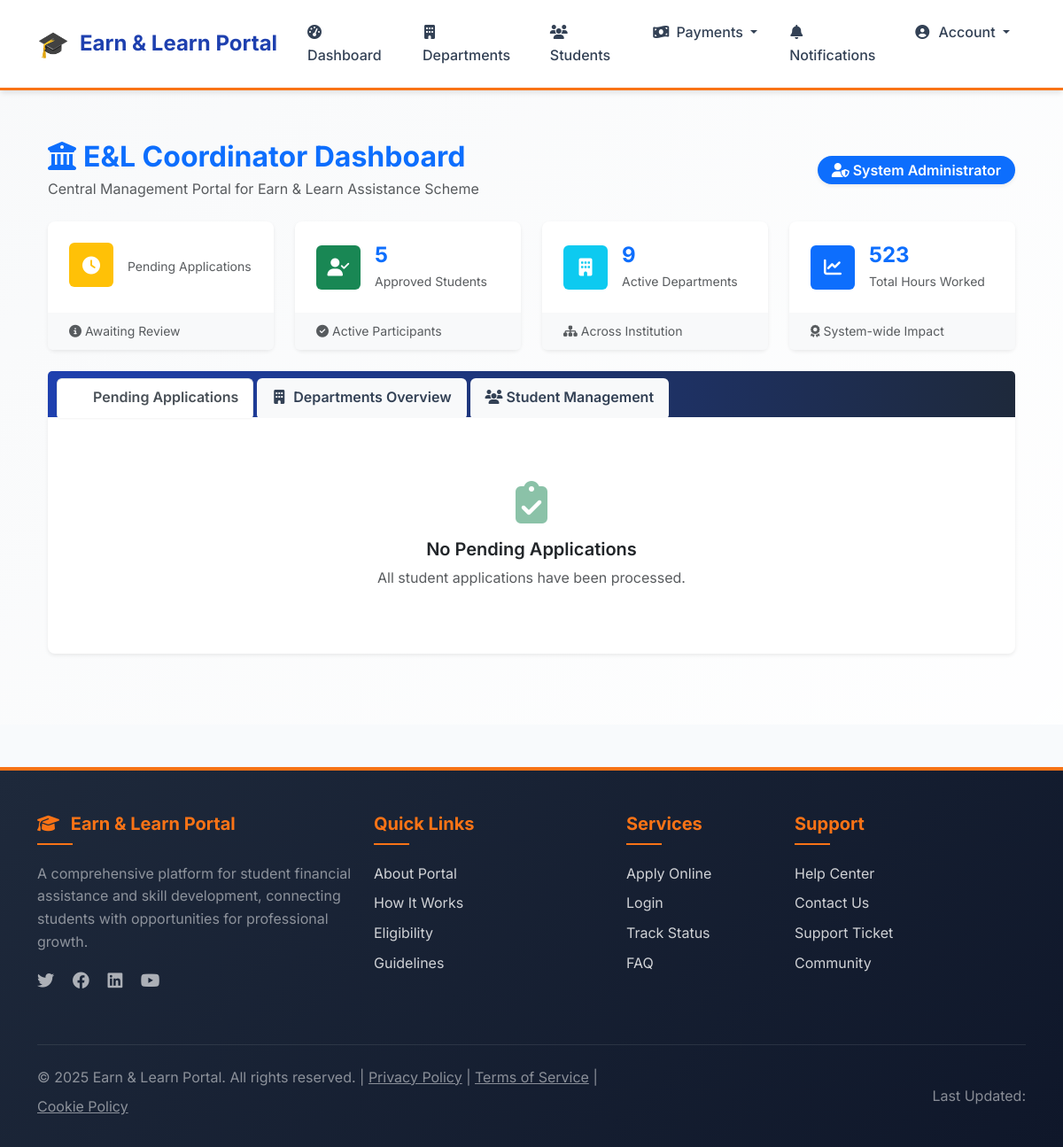
/scheme/el-coordinator-dashboard/ (signed in), run on an earlier commit of the app's database.
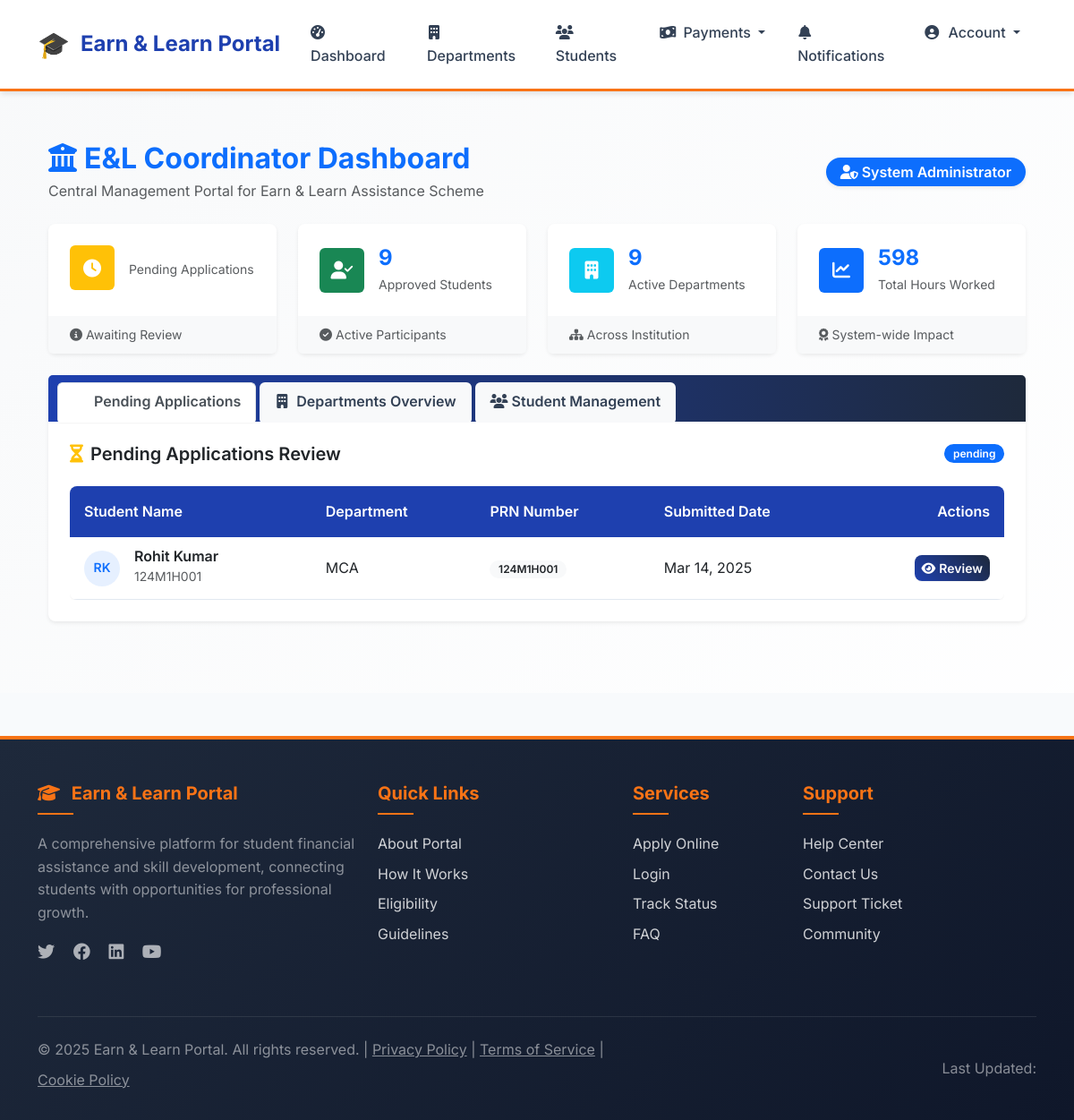
And on a later commit of the database.
### scheme/models.py (models this page shows, shortened)
class SchemeApplication(models.Model):
    CASTE_CATEGORIES = [
        ('General', 'General'),
        ('OBC', 'Other Backward Class (OBC)'),
        ('SC', 'Scheduled Caste (SC)'),
        ('ST', 'Scheduled Tribe (ST)'),
        ('NT', 'Nomadic Tribes (NT)'),
        ('VJNT', 'Vimukta Jati Nomadic Tribes (VJNT)'),
        ('EWS', 'Economically Weaker Section (EWS)'),
        ('SBC', 'Special Backward Class (SBC)'),
    ]
    student = models.ForeignKey(settings.AUTH_USER_MODEL, on_delete=models.CASCADE)
    first_name = models.CharField(max_length=100)
    middle_name = models.CharField(max_length=100, blank=True, null=True)
    last_name = models.CharField(max_length=100)
    address = models.TextField()
    state = models.CharField(max_length=100)
    dob = models.DateField()
    annual_income = models.DecimalField(max_digits=10, decimal_places=2)
    fathers_occupation = models.CharField(max_length=255)
    caste_category = models.CharField(max_length=20, choices=CASTE_CATEGORIES)
    COLLEGE_NAME = "Pimpri Chinchwad College of Engineering Nigdi, Pune"
    college_name = models.CharField(max_length=255, default=COLLEGE_NAME)
    department = models.CharField(max_length=100)
    prn_number = models.CharField(max_length=20, unique=True)
    photo = models.FileField(upload_to='scheme_documents/photos/', validators=[validate_image_file])
    application_form = models.FileField(upload_to='scheme_documents/forms/', validators=[validate_pdf_file])
    income_certificate = models.FileField(upload_to='scheme_documents/certificates/', validators=[validate_pdf_file])
    caste_certificate = models.FileField(upload_to='scheme_documents/certificates/', blank=True, null=True, validators=[validate_pdf_file])
    last_year_marksheet = models.FileField(upload_to='scheme_documents/marksheets/', validators=[validate_pdf_file])
    domicile_certificate = models.FileField(upload_to='scheme_documents/certificates/', validators=[validate_pdf_file])
    admission_receipt = models.FileField(upload_to='scheme_documents/receipts/', validators=[validate_pdf_file])
    aadhar_card = models.FileField(upload_to='scheme_documents/identity/', validators=[validate_pdf_file])
    bank_passbook = models.FileField(upload_to='scheme_documents/passbooks/', validators=[validate_pdf_file])
    caste_validity_certificate = models.FileField(upload_to='scheme_documents/certificates/', blank=True, null=True, validators=[validate_pdf_file])
    STATUS_CHOICES = [
        ("Pending", "Pending"),
        ("Approved", "Approved"),
        ("Rejected", "Rejected"),
        ("Correction Required", "Correction Required"),
        ("Completed", "Completed")
    ]
    status = models.CharField(max_length=20, choices=STATUS_CHOICES, default='Pending')
    comments = models.TextField(blank=True, null=True, help_text="General comments and field-specific feedback")

### users/models.py (models this page shows, shortened)
class User(AbstractUser):
    ROLE_CHOICES = [
        ('student', 'Student'),
        ('department_encharge', 'Department Encharge'),
        ('el_coordinator', 'E & L Coordinator'),
        ('admin', 'Admin'),
    ]
    role = models.CharField(max_length=20, choices=ROLE_CHOICES, default='student')
    is_registered = models.BooleanField(default=False)
    groups = models.ManyToManyField(Group, related_name="custom_user_groups", blank=True)
    user_permissions = models.ManyToManyField(Permission, related_name="custom_user_permissions", blank=True)

### users/decorators.py (the view)
        def wrapper(request, *args, **kwargs):
            if request.user.is_authenticated and hasattr(request.user, 'role'):
                if isinstance(required_role, list):
                    if request.user.role in required_role:
                        return view_func(request, *args, **kwargs)
                else:
                    if request.user.role == required_role:
                        return view_func(request, *args, **kwargs)
                return HttpResponseForbidden("You are not authorized to access this page.")
            return HttpResponseForbidden("You are not authorized to access this page.")

### notifications/context_processors.py (called while the page is built)
def unread_notifications_count(request):
    if request.user.is_authenticated:
        count = Notification.objects.filter(user=request.user, is_read=False).count()
    else:
        count = 0
    return {'unread_notifications_count': count}

### scheme/utils.py (called while the page is built)
def get_paginated_queryset(request, queryset, per_page_default=10, per_page_options=None):
    if per_page_options is None:
        per_page_options = [5, 10, 15, 25, 50]
    per_page = request.GET.get('per_page', str(per_page_default))
    try:
        per_page = int(per_page)
        if per_page not in per_page_options:
            per_page = per_page_default
    except (ValueError, TypeError):
        per_page = per_page_default
    paginator = Paginator(queryset, per_page)
    page = request.GET.get('page', 1)
    try:
        page_obj = paginator.page(page)
    except PageNotAnInteger:
        page_obj = paginator.page(1)
    except EmptyPage:
        page_obj = paginator.page(paginator.num_pages)
    return page_obj, per_page, per_page_options

### templates/scheme/el_coordinator_dashboard.html (shortened to what the changed rows need)
{% extends "base.html" %}
{% block content %}
<div class="container-fluid py-4">
    <div class="d-flex justify-content-between align-items-center mb-4">
        <div>
            <h1 class="h2 text-primary fw-bold mb-1">
                <i class="fas fa-university me-2"></i>E&L Coordinator Dashboard
            </h1>
        </div>
    </div>
    <div class="row g-4 mb-4">
        <div class="col-md-3 col-sm-6">
            <div class="card h-100 border-0 shadow-sm hover-lift">
                <div class="card-body p-4">
                    <div class="d-flex align-items-center">
                        <div>
                            <h3 class="h4 text-primary mb-1 fw-bold">{{ approved_students.count }}</h3>
                            <p class="text-muted mb-0 small">Approved Students</p>
                        </div>
                    </div>
                </div>
            </div>
        </div>
        <div class="col-md-3 col-sm-6">
            <div class="card h-100 border-0 shadow-sm hover-lift">
                <div class="card-body p-4">
                    <div class="d-flex align-items-center">
                        <div>
                            <h3 class="h4 text-primary mb-1 fw-bold">{{ total_hours }}</h3>
                            <p class="text-muted mb-0 small">Total Hours Worked</p>
                        </div>
                    </div>
                </div>
            </div>
        </div>
    </div>
    <div class="card border-0 shadow-sm mb-4">
        <div class="tab-content" id="coordinatorTabsContent">
            <div class="tab-pane fade show active" id="applications" role="tabpanel" aria-labelledby="applications-tab">
                <div class="p-4">
                    {% if pending_applications %}
                        <div class="d-flex justify-content-between align-items-center mb-4">
                            <h5 class="card-title mb-0 fw-semibold">
                                <i class="fas fa-hourglass-half text-warning me-2"></i>Pending Applications Review
                            </h5>
                            <span class="badge bg-primary rounded-pill">{{ pending_applications.count }} pending</span>
                        </div>
                        <div class="table-responsive">
                            <table class="table table-hover align-middle mb-0">
                                <thead class="table-light ">
                                    <tr>
                                        <th class="ps-3 border-0 fw-semibold text-white">Student Name</th>
                                        <th class="border-0 fw-semibold text-white">Department</th>
                                        <th class="border-0 fw-semibold text-white">PRN Number</th>
                                        <th class="border-0 fw-semibold text-white">Submitted Date</th>
                                        <th class="text-end pe-3 border-0 fw-semibold text-white">Actions</th>
                                    </tr>
                                </thead>
                                <tbody>
                                    {% for app in pending_applications %}
                                    <tr class="border-bottom">
                                        <td class="ps-3">
                                            <div class="d-flex align-items-center">
                                                <div class="avatar-circle bg-primary bg-opacity-10 text-primary me-3 rounded-circle d-flex align-items-center justify-content-center fw-semibold" style="width: 40px; height: 40px;">
                                                    {{ app.first_name|slice:":1" }}{{ app.last_name|slice:":1" }}
                                                </div>
                                                <div>
                                                    <h6 class="mb-0 fw-semibold">{{ app.first_name }} {{ app.last_name }}</h6>
                                                    <small class="text-muted">{{ app.student.username }}</small>
                                                </div>
                                            </div>
                                        </td>
                                        <td>{{ app.department }}</td>
                                        <td><span class="badge bg-light text-dark">{{ app.prn_number }}</span></td>
                                        <td>{{ app.student.date_joined|date:"M d, Y" }}</td>
                                        <td class="text-end pe-3">
                                            <a href="{% url 'view_application' app.id %}" class="btn btn-primary btn-sm">
                                                <i class="fas fa-eye me-1"></i>Review
                                            </a>
                                        </td>
                                    </tr>
                                    {% endfor %}
                                </tbody>
                            </table>
                        </div>
                    {% else %}
                        <div class="text-center py-5">
                            <div class="mb-3">
                                <i class="fas fa-clipboard-check text-success fa-3x opacity-50"></i>
                            </div>
                            <h5 class="fw-semibold">No Pending Applications</h5>
                            <p class="text-muted mb-0">All student applications have been processed.</p>
                        </div>
                    {% endif %}
                </div>
            </div>
        </div>
    </div>
</div>
{% endblock %}

What changed in the data, as far as the page shows it:
now on this page (row edited): SchemeApplication: first_name "R", last_name "K", first_name "Rohit", last_name "Kumar", student.username "124M1H001", department "MCA", prn_number "124M1H001", student.date_joined "Mar 14, 2025"
Also different on the page:
{{ approved_students.count }}: "5" → "9"
{{ total_hours }}: "523" → "598"
text no longer shown: "No Pending Applications All student applications have been processed."
text now shown: "Pending Applications Review pending Student Name Department PRN Number Submitted Date Actions"
